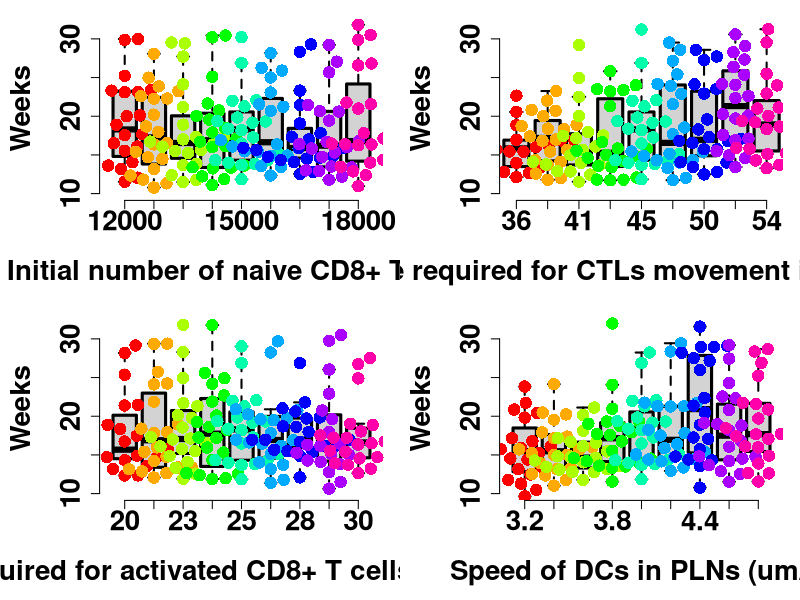

Write the R code that produced this figure.
setwd("D:/Projects/T1D/Figures")
library(beeswarm)
Mydata21=read.csv("Figure Sbox21.csv")
Mydata22=read.csv("Figure Sbox22.csv")
Mydata23=read.csv("Figure Sbox23.csv")
Mydata24=read.csv("Figure Sbox24.csv")

tiff("Figure Sbox2.tiff", width = 17, height = 10, units = 'in', res = 400, compression = 'lzw')

par(mar=c(6,6,1,1),mfrow=c(2,2),font.axis=2)

#--------------Figure sbox21------------------------------------

#tiff("Figure 7a.tiff", width = 10, height = 7, units = 'in', res = 400, compression = 'lzw')

boxplot(y ~ x, data = Mydata21, 
        outline = FALSE,size=2,cex.axis=2,lwd = 2, boxlwd = 3,font=2, frame.plot=FALSE, ylim=c(10,32),ann=FALSE)
beeswarm(y ~ x, data = Mydata21, 
         col = rainbow(9), pch = 16, add = TRUE, method= 'swarm', cex=2,frame.plot=FALSE,lwd=3)
#box(lwd=3,frame.plot=FALSE) 

title(xlab="Initial number of naive CD8+ T cells", ylab="Weeks",cex.lab=2,font.lab = 2, mgp=c(4,1,0))

#dev.off()

#--------------Figure sbox22------------------------------------

#tiff("Figure 7b.tiff", width = 10, height = 7, units = 'in', res = 400, compression = 'lzw')
par(mar=c(6,6,1,1))

boxplot(y ~ x, data = Mydata22, 
        outline = FALSE,size=2.0,cex.axis=2.0,lwd = 2, boxlwd = 3,font=2, frame.plot=FALSE, ylim=c(10,32), xlim=c(0.8,9.2),ann=FALSE)
beeswarm(y ~ x, data = Mydata22, 
         col = rainbow(9), pch = 16, add = TRUE, method= 'swarm', cex=2,frame.plot=FALSE,lwd=3)

title(xlab="Time required for CTLs movement in islets (h)", ylab="Weeks",cex.lab=2,font.lab = 2, mgp=c(4,1,0))

#dev.off()

#--------------Figure sbox23------------------------------------

#tiff("Figure 7c.tiff", width = 10, height = 7, units = 'in', res = 400, compression = 'lzw')

par(mar=c(6,6,1,1))
boxplot(y ~ x, data = Mydata23, 
        outline = FALSE,size=2.0,cex.axis=2.0,lwd = 2, boxlwd = 3,font=2, frame.plot=FALSE,ylim=c(10,32),ann=FALSE)
beeswarm(y ~ x, data = Mydata23, 
         col = rainbow(9), pch = 16, add = TRUE, method= 'swarm', cex=2,frame.plot=FALSE,lwd=3)

title(xlab="Time required for activated CD8+ T cells movement (h)", ylab="Weeks",cex.lab=2,font.lab = 2, mgp=c(4,1,0))

#dev.off()

#--------------Figure sbox24------------------------------------

#tiff("Figure 7d.tiff", width = 10, height = 7, units = 'in', res = 400, compression = 'lzw')
par(mar=c(6,6,1,1))
boxplot(y ~ x, data = Mydata24, 
        outline = FALSE,size=2.0,cex.axis=2.0,lwd = 2, boxlwd = 3,font=2, frame.plot=FALSE, ylim=c(10,32),ann=FALSE)
beeswarm(y ~ x, data = Mydata24, 
         col = rainbow(9), pch = 16, add = TRUE, method= 'swarm', cex=2,frame.plot=FALSE,lwd=3)


title(xlab="Speed of DCs in PLNs (um/h)",ylab="Weeks",cex.lab=2,font.lab = 2, mgp=c(4,1,0))

#dev.off()

dev.off()
